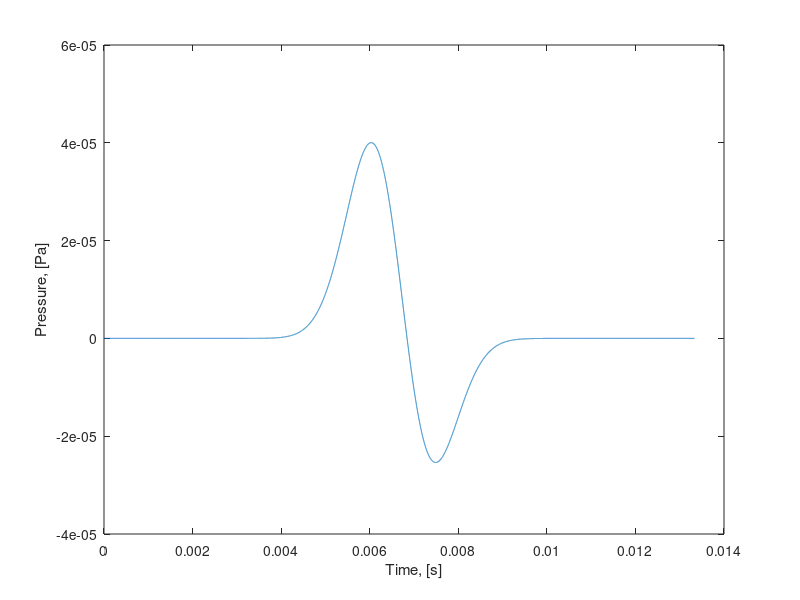
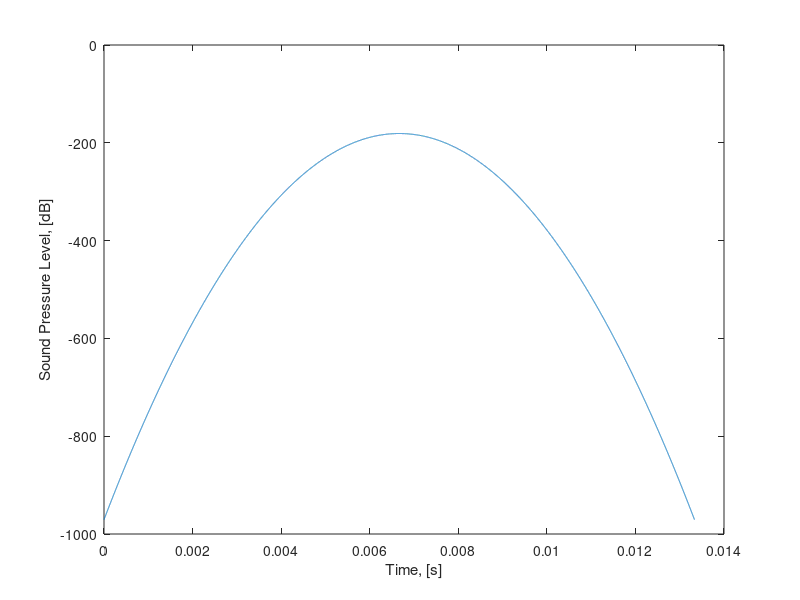
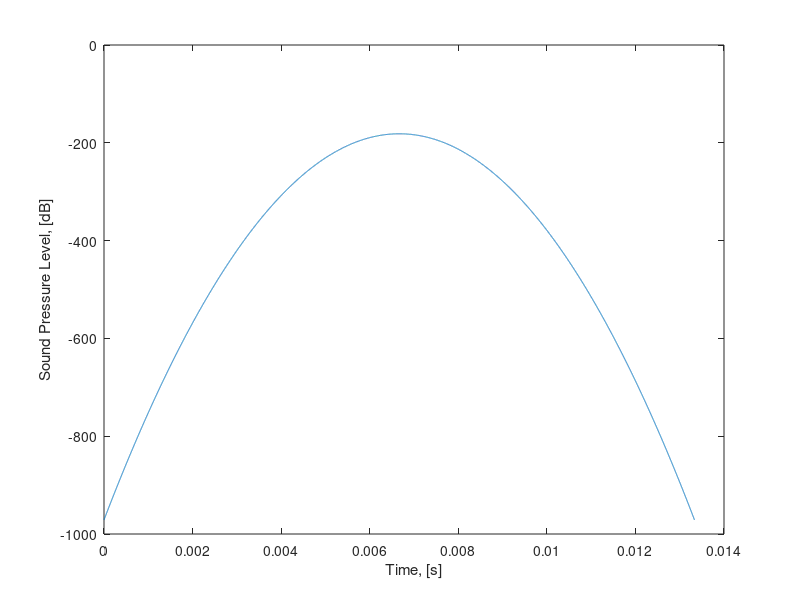

The MATLAB script that drew these images, in order:
%% Single Beam Sonar
%%  Sonar Point-Scatter Model
% Contributors: Andreina Rascon, Derek Olson, Woeng-Sug Choi

clear;
close all;
clc;

% Input Parameters
% The BlueView P900-45 is used as an example sonar for the purposes of
% demonstrating the point-scatter model


%% Sonar Parameters
sonarFreq = 900E3; % Sonar frquency
bandwidth = 29.5e4; % [Hz]
freqResolution = 100e2;
beamWidth = 0.1; % radians
nRays = 3;


% Beam Parameters
nBeams = 1;

% th = absolute look angle
th = beamWidth.*(-nBeams/2+1:nBeams/2); % assuming the sonar is centered at zero theta
% th0 = look angle of one of the beams (constant)
th0 = 0.0; % only one beam right now

sinc = @(x) sin(x)/x;
B_th = sinc((th - th0)/beamWidth); % beam pressure response

%% Input Parameters
soundSpeed = 1500.0; % [m/s]

% % Incidence angle calculation
% ray.vector = [z_xi z_yi z_zi];  % directions, magnitude is 1
% norm.vector = [n_xi n_yi n_zi]; % directions, magnitude is 1
% psi = acos(dot(ray.vector,norm.vector));    % [rad]
% ray.alpha = pi-psi;

% Target information (which should be obtained from ray gazebo plugin)
% 3 Targets, One dimension, no incident angle

ray.distance = [2, 5, 10];
ray.alpha = [0, 0, 0];
ray.azimuthAngleWidth = [0.1, 0.1, 0.1];
ray.elevationAngleWidth = [0.1, 0.1, 0.1];

% Surface Reflectivity
mu = 10e-4;


% Frequency spectrum
fmin = sonarFreq - bandwidth/2*4;
fmax = sonarFreq + bandwidth/2*4;

% Sampling periods
max_T = max(ray.distance)*2/soundSpeed;
delta_f = 1/max_T;
delta_t = 1/(fmax - fmin);

nFreq = round((fmax - fmin) / delta_f);
freq = linspace(fmin,fmax,nFreq);
time = linspace(0,max_T,nFreq);
NT = nFreq; % dimensionless number of time samples

% Transmit spectrum, frequency domain
S_f = exp(-(freq-sonarFreq).^2.*pi^2./bandwidth^2);

% define wave vector
kw = 2*pi*freq/soundSpeed;
        
% add attenuation
absorption = 0.0354; % [dB/m]
attenuation = absorption*log(10)/20;
K = kw + 1j*attenuation;

%% Point Scattering model
% Calculate echo level using the point scatter model

P_f = zeros(nBeams,nRays,nFreq);    % pre-allocate P(f)
P_f_ray = zeros(nRays,nFreq);       % pre-allocate ray P(f)
P_t_modified = zeros(nFreq,nBeams);

% Beamforming Loop

for k = 1:nBeams
    
    % Ray Loop
    for i = 1:nRays
        xi_z = rand;   % generate a random number, (Gaussian noise)
        xi_y = rand;   % generate another random number, (Gaussian noise)
        
        alpha = ray.alpha(i);
        distance = ray.distance(i);
        azimuthAngleWidth = ray.azimuthAngleWidth(i);
        elevationAngleWidth = ray.elevationAngleWidth(i);
        amplitude(i) = ((xi_z+1j*xi_y)/sqrt(2))*(sqrt(mu*cos(alpha)^2*distance^2*azimuthAngleWidth*elevationAngleWidth));
        
        % travel time
        travelTime = distance*2/soundSpeed;
        
        
        % Summation of Echo returned from a signal
        P_f_ray(i,:) = (P_f_ray(i,:) + S_f.*amplitude(i).*exp(1i.*K.*distance*2)./(distance^2));
        
    end
        P_f(k,i,:) = P_f_ray(i,:); 
     
        P_beam = squeeze(sum(P_f,2));
        
        thetaCurrent =  0.01 % should be th(k) but at 0 you get NaN, need to make a condition because it is undefined at 0 to just make it a smal number;
        beamPatternCurrent = sinc((th - thetaCurrent)./beamWidth);

        % frequency domain to time domain
        P_t = ifft(P_beam,[],2);
     
        P_t_modified(:,k) = P_t(:,k).*beamPatternCurrent; %p_t is nFreqxnBeams, and beamPatternCurrent is nBeamsx1
    
end



%% Plotting

% Plot inverse fast fourier transform 


% figure (1)
plot(time,P_t)
xlabel('Time, [s]')
ylabel('Pressure, [Pa]')

% % Plot Sound Pressure Level of Echo Level
SPL = 20*log(abs(P_t)); % sound pressure level, [dB]

figure (2)
plot(time,SPL)
xlabel('Time, [s]')
ylabel('Sound Pressure Level, [dB]')


% % Plotting Beam Formed Data
 
SPL_modified = 20*log(abs(P_t_modified)); % sound pressure level, [dB]

figure (3)
plot(time,SPL_modified)
xlabel('Time, [s]')
ylabel('Sound Pressure Level, [dB]')



